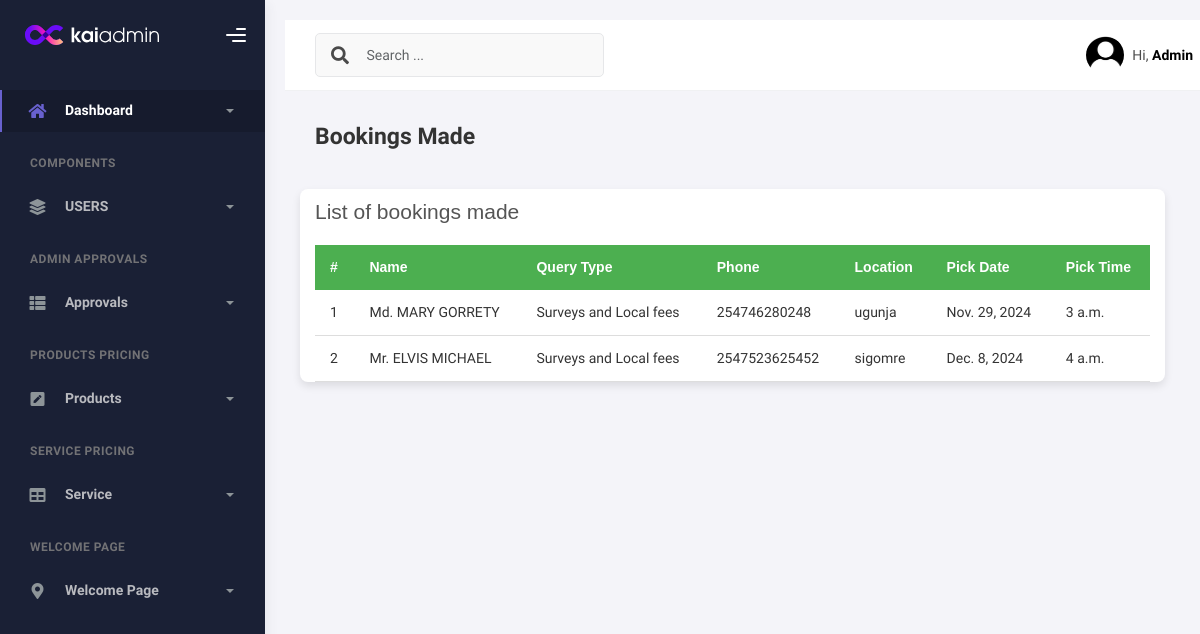
Before: /booking_made with the older database file.
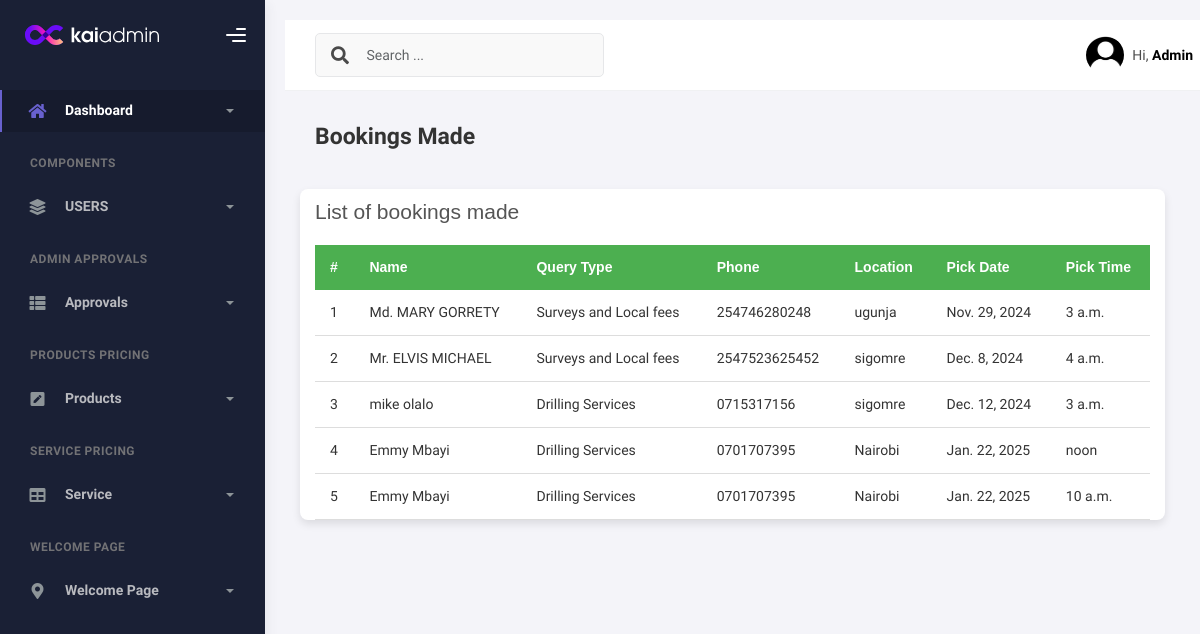
After: the same page with the newer database file.
### welcome/models.py (models this page shows, shortened)
class booking(models.Model):
    query_type = models.CharField(max_length=50, null=False, blank=False)
    location = models.CharField(max_length=50, null=False, blank=False)
    pick_date = models.DateField()
    pick_time = models.TimeField()
    name = models.CharField(max_length=255, null=False, blank=False, default="XXXXXXXX")
    phone = models.CharField(max_length=13, null=False, blank=False, default="XXXXXXXX")

### custom_admin/views.py (the view)
# urls.py: path('booking_made', views.booking_made, name='booking_made'),
def booking_made(request):
    book = booking.objects.all()
    return render(request, 'admincustom/bookings_made.html', {'book': book})

### custom_admin/templates/admincustom/bookings_made.html (shortened to what this page needs)
{% load static %}
<!DOCTYPE html>
<html lang="en">
<head>
    <link href="https://cdn.jsdelivr.net/npm/bootstrap-icons/font/bootstrap-icons.css" rel="stylesheet">
    <link href="https://cdn.jsdelivr.net/npm/bootstrap@5.3.3/dist/css/bootstrap.min.css" rel="stylesheet"
>
    <link rel="stylesheet" href="{% static 'assets/css/bootstrap.min.css' %}"/>
    <link rel="stylesheet" href="{% static 'assets/css/plugins.min.css' %}"/>
    <link rel="stylesheet" href="{% static 'assets/css/kaiadmin.min.css' %}"/>
</head>
<body>
<div class="wrapper">
    <div class="sidebar" data-background-color="dark">
        <div class="sidebar-logo">
            <div class="logo-header" data-background-color="dark">
                <a href="/custo" class="logo">
                    <img
                            src="{% static 'assets/img/kaiadmin/logo_light.svg' %}"
                            alt="navbar brand"
                            class="navbar-brand"
                            height="20"
                    />
                </a>
                <div class="nav-toggle">
                    <button class="btn btn-toggle toggle-sidebar">
                        <i class="gg-menu-right"></i>
                    </button>
                </div>
            </div>
        </div>
        <div class="sidebar-wrapper scrollbar scrollbar-inner">
            <div class="sidebar-content">
                <ul class="nav nav-secondary">
                    <li class="nav-item active">
                        <a
                                data-bs-toggle="collapse"
                                href="#dashboard"
                                class="collapsed"
                                aria-expanded="false"
                        >
                            <i class="fas fa-home"></i>
                            <p>Dashboard</p>
                            <span class="caret"></span>
                        </a>
                    </li>
                    <li class="nav-section">
                        <h4 class="text-section">Components</h4>
                    </li>
                    <li class="nav-item">
                        <a data-bs-toggle="collapse" href="#base">
                            <i class="fas fa-layer-group"></i>
                            <p>USERS</p>
                            <span class="caret"></span>
                        </a>
                    </li>
                    <li class="nav-section">
                        <h4 class="text-section">ADMIN APPROVALS</h4>
                    </li>
                    <li class="nav-item">
                        <a data-bs-toggle="collapse" href="#sidebarLayouts">
                            <i class="fas fa-th-list"></i>
                            <p>Approvals</p>
                            <span class="caret"></span>
                        </a>
                    </li>
                    <li class="nav-section">
                        <h4 class="text-section">PRODUCTS PRICING</h4>
                    </li>
                    <li class="nav-item">
                        <a data-bs-toggle="collapse" href="#forms">
                            <i class="fas fa-pen-square"></i>
                            <p>Products</p>
                            <span class="caret"></span>
                        </a>
                    </li>
                    <li class="nav-section">
                        <h4 class="text-section">SERVICE PRICING</h4>
                    </li>
                    <li class="nav-item">
                        <a data-bs-toggle="collapse" href="#tables">
                            <i class="fas fa-table"></i>
                            <p>Service</p>
                            <span class="caret"></span>
                        </a>
                    </li>
                    <li class="nav-section">
                        <h4 class="text-section">WELCOME PAGE</h4>
                    </li>
                    <li class="nav-item">
                        <a data-bs-toggle="collapse" href="#maps">
                            <i class="fas fa-map-marker-alt"></i>
                            <p>Welcome Page</p>
                            <span class="caret"></span>
                        </a>
                    </li>
                </ul>
            </div>
        </div>
    </div>
    <div class="main-panel">
        <div class="main-header">
            <nav
                    class="navbar navbar-header navbar-header-transparent navbar-expand-lg border-bottom"
            >
                <div class="container-fluid">
                    <nav
                            class="navbar navbar-header-left navbar-expand-lg navbar-form nav-search p-0 d-none d-lg-flex"
                    >
                        <div class="input-group">
                            <div class="input-group-prepend">
                                <button type="submit" class="btn btn-search pe-1">
                                    <i class="fa fa-search search-icon"></i>
                                </button>
                            </div>
                            <input
                                    type="text"
                                    placeholder="Search ..."
                                    class="form-control"
                            />
                        </div>
                    </nav>
                    <ul class="navbar-nav topbar-nav ms-md-auto align-items-center">
                        <li class="nav-item topbar-user dropdown hidden-caret">
                            <a
                                    class="dropdown-toggle profile-pic"
                                    data-bs-toggle="dropdown"
                                    href="#"
                                    aria-expanded="false"
                            >
                                <div class="avatar-sm">
                                    <img
                                            src="{% static 'assets/img/profile4.jpg' %}"
                                            alt="..."
                                            class="avatar-img rounded-circle"
                                    />
                                </div>
                                <span class="profile-username">
                      <span class="op-7">Hi,</span>
                      <span class="fw-bold">Admin</span>
                    </span>
                            </a>
                        </li>
                    </ul>
                </div>
            </nav>
        </div>
        <div class="container">
            <div class="page-inner">
                <div
                        class="d-flex align-items-left align-items-md-center flex-column flex-md-row pt-2 pb-4"
                >
                    <div>
                        <h3 class="fw-bold mb-3">Bookings Made</h3>
                    </div>
                </div>
                <div class="row">
                    </head>
                    <body>
                    <div class="table-container">
                        <table>
                            <caption>List of bookings made</caption>
                            <thead>
                            <tr>
                                <th>#</th>
                                <th>Name</th>
                                <th>Query Type</th>
                                <th>Phone</th>
                                <th>Location</th>
                                <th>Pick Date</th>
                                <th>Pick Time</th>
                            </tr>
                            </thead>
                            {% for books in book %}
                            <tbody>
                            <tr>
                                <td>{{ forloop.counter }}</td>
                                <td>{{ books.name }}</td>
                                <td>{{ books.query_type }}</td>
                                <td>{{ books.phone }}</td>
                                <td>{{ books.location }}</td>
                                <td>{{ books.pick_date }}</td>
                                <td>{{ books.pick_time }}</td>
                            </tr>
                            </tbody>
                            {% endfor %}
                        </table>
                    </div>
</div>
</div>
</div>
</body>
</html>

### custom_admin/templates/admincustom/bookings_made.html (style rules this page uses)
body { font-family: Arial, sans-serif; margin: 20px; background-color: #f4f4f9; color: #333; }
.table-container { overflow-x: auto; box-shadow: 0 4px 8px rgba(0, 0, 0, 0.1); border-radius: 8px; background: white; }
table { width: 100%; border-collapse: collapse; min-width: 600px; }
th, td { text-align: left; padding: 12px 15px; word-wrap: break-word; }
th { background-color: #4CAF50; color: white; font-weight: bold; }
td { border-bottom: 1px solid #ddd; }
caption { caption-side: top; font-size: 1.5em; margin-bottom: 10px; color: #555; }

Changed rows visible on the page:
added booking: name "mike olalo", query_type "Drilling Services", phone "0715317156", location "sigomre", pick_date "Dec. 12, 2024", pick_time "3 a.m."
added booking: name "Emmy Mbayi", query_type "Drilling Services", phone "0701707395", location "Nairobi", pick_date "Jan. 22, 2025", pick_time "noon"
added booking: name "Emmy Mbayi", query_type "Drilling Services", phone "0701707395", location "Nairobi", pick_date "Jan. 22, 2025", pick_time "10 a.m."
